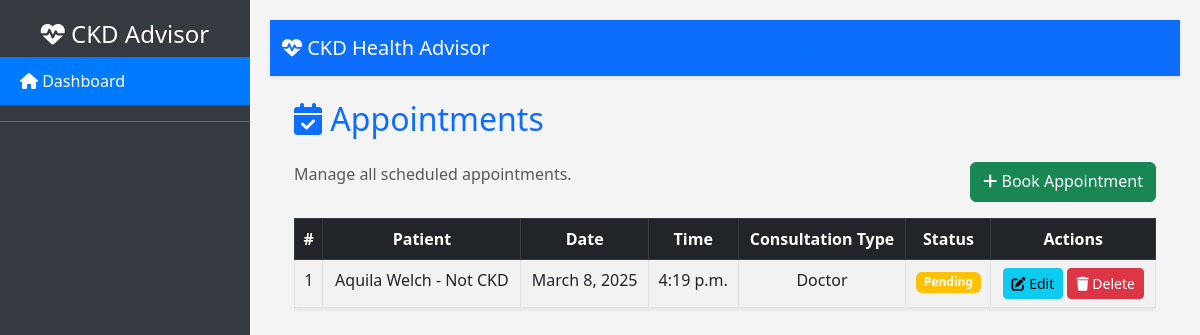
Page /Doctor/appointments/ on the committed database.
### patient/models.py (models this page shows, shortened)
class Appointment(models.Model):
    CONSULTATION_CHOICES = [
        ('Doctor', 'Doctor'),
        ('Health Counselor', 'Health Counselor'),
    ]
    STATUS_CHOICES = [
        ('Pending', 'Pending'),
        ('Confirmed', 'Confirmed'),
        ('Rescheduled', 'Rescheduled'),
        ('Cancelled', 'Cancelled'),
    ]
    patient = models.ForeignKey(
        Patient,
        on_delete=models.CASCADE,
        related_name="appointments"
    )
    date = models.DateField()
    time = models.TimeField()
    consultation_type = models.CharField(max_length=20, choices=CONSULTATION_CHOICES)
    status = models.CharField(max_length=20, choices=STATUS_CHOICES, default='Pending')
    created_at = models.DateTimeField(auto_now_add=True)

class Patient(models.Model):
    patient_info = models.ForeignKey(
        PatientInfo,
        on_delete=models.CASCADE,
        related_name="patients"
    )
    age = models.FloatField()
    bp = models.FloatField(verbose_name="Blood Pressure")
    sg = models.FloatField(verbose_name="Specific Gravity")
    al = models.FloatField(verbose_name="Albumin")
    su = models.FloatField(verbose_name="Sugar")
    rbc = models.CharField(max_length=10, verbose_name="Red Blood Cells")
    pc = models.CharField(max_length=10, verbose_name="Pus Cells")
    pcc = models.CharField(max_length=10, verbose_name="Pus Cell Clumps")
    ba = models.CharField(max_length=10, verbose_name="Bacteria")
    bgr = models.FloatField(verbose_name="Blood Glucose Random")
    bu = models.FloatField(verbose_name="Blood Urea")
    sc = models.FloatField(verbose_name="Serum Creatinine")
    sod = models.FloatField(verbose_name="Sodium")
    pot = models.FloatField(verbose_name="Potassium")
    hemo = models.FloatField(verbose_name="Hemoglobin")
    pcv = models.FloatField(verbose_name="Packed Cell Volume")
    wc = models.FloatField(verbose_name="White Blood Cell Count")
    rc = models.FloatField(verbose_name="Red Blood Cell Count")
    htn = models.CharField(max_length=3, verbose_name="Hypertension")
    dm = models.CharField(max_length=3, verbose_name="Diabetes Mellitus")
    cad = models.CharField(max_length=3, verbose_name="Coronary Artery Disease")
    appet = models.CharField(max_length=10, verbose_name="Appetite")
    pe = models.CharField(max_length=3, verbose_name="Pedal Edema")
    ane = models.CharField(max_length=3, verbose_name="Anemia")
    prediction = models.CharField(max_length=50)
    created_at = models.DateTimeField(auto_now_add=True)
    def __str__(self):
        return f"{self.patient_info.name} - {self.prediction}"

class PatientInfo(models.Model):
    user = models.OneToOneField(
        CustomUser,
        on_delete=models.CASCADE,
        related_name="patient_info"
    )
    name = models.CharField(max_length=100)
    father_name = models.CharField(max_length=100)
    age = models.PositiveIntegerField()
    address = models.TextField()
    created_at = models.DateTimeField(auto_now_add=True)

### Doctor/views.py (the view)
# urls.py: path('appointments/', AppointmentListView.as_view(), name='appointment_list'),
class AppointmentListView(ListView):
    model = Appointment
    template_name = "appointments/appointment_list.html"
    context_object_name = "appointments"

### templates/appointments/appointment_list.html (shortened to what this page needs)
{% extends 'base.html' %}
{% block content %}
<div class="container">
    <h2 class="mb-4 text-primary"><i class="fas fa-calendar-check"></i> Appointments</h2>
    <div class="d-flex justify-content-between mb-3">
        <p class="text-muted">Manage all scheduled appointments.</p>
        <a href="{% url 'appointment_create' %}" class="btn btn-success">
            <i class="fas fa-plus"></i> Book Appointment
        </a>
    </div>
    <div class="table-responsive">
        <table class="table table-hover table-bordered table-striped shadow-sm">
            <thead class="table-dark text-center">
                <tr>
                    <th>#</th>
                    <th>Patient</th>
                    <th>Date</th>
                    <th>Time</th>
                    <th>Consultation Type</th>
                    <th>Status</th>
                    <th>Actions</th>
                </tr>
            </thead>
            <tbody class="text-center">
                {% for appointment in appointments %}
                <tr>
                    <td>{{ forloop.counter }}</td>
                    <td>{{ appointment.patient }}</td>
                    <td>{{ appointment.date }}</td>
                    <td>{{ appointment.time }}</td>
                    <td>{{ appointment.get_consultation_type_display }}</td>
                    <td>
                        <span class="badge bg-{% if appointment.status == 'Confirmed' %}success{% elif appointment.status == 'Pending' %}warning{% elif appointment.status == 'Cancelled' %}danger{% else %}info{% endif %}">
                            {{ appointment.get_status_display }}
                        </span>
                    </td>
                    <td>
                        <a href="{% url 'appointment_update' appointment.id %}" class="btn btn-info btn-sm">
                            <i class="fas fa-edit"></i> Edit
                        </a>
                        <a href="{% url 'appointment_delete' appointment.id %}" class="btn btn-danger btn-sm">
                            <i class="fas fa-trash"></i> Delete
                        </a>
                    </td>
                </tr>
                {% empty %}
                <tr>
                    <td colspan="7" class="text-center text-muted">No appointments found.</td>
                </tr>
                {% endfor %}
            </tbody>
        </table>
    </div>
</div>
{% endblock %}

### templates/base.html (style rules this page uses)
body { background: #f4f4f4; display: flex; }

### rows in the picture
Appointment: patient "Aquila Welch - Not CKD", date "March 8, 2025", time "4:19 p.m.", consultation_type "Doctor", status "Pending"
